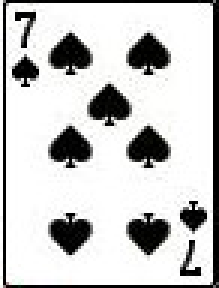
#> input picture Aula4/playing-cards-7-copas.jpg, 73 x 96 px, given in place of the camera (shown 3 times larger)
$ jupyter execute --allow-errors aula3-desafio1.ipynb   (shell and % lines are left out)   (text cells are left out)
#> lines starting #> are read from the running program, lines starting #| are printed output that depends on the picture
#> further down, image_frame is the input picture: shape (96, 73, 3); mean B, G, R 200, 200.6, 200.5
[cell 1]
import numpy as np
import matplotlib.image as mpimg
import matplotlib.pyplot as plt
import seaborn as sns
import cv2
print(cv2.__version__)

#Pop-up do Matplotlib
#%matplotlib qt

#Exibição na mesma tela do Jupyter

plt.style.use('seaborn')
sns.set_style("whitegrid", {'axes.grid' : False})

[cell 2]
def conversao_contornos(imagem):
    imagem_gray = cv2.cvtColor(imagem, cv2.COLOR_BGR2GRAY)
    imagem_gray_suavizada = cv2.GaussianBlur(imagem_gray, (7,7), 0)
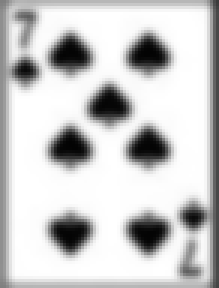
#> imagem_gray_suavizada: shape (96, 73) (shown 3 times larger); min 3, max 255, mean 202
    imagem_bordas = cv2.Canny(imagem_gray_suavizada, 20, 80)
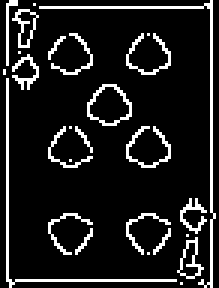
#> imagem_bordas: shape (96, 73) (shown 3 times larger); 11.6% white in thin lines or dots
    _, imagem_bordas_limiarizada = cv2.threshold(imagem_bordas, 10, 255, cv2.THRESH_BINARY_INV)
#> imagem_bordas_limiarizada: shape (96, 73); 88.4% white; black in thin lines or dots
    return imagem_bordas_limiarizada

[cell 3]
cam_capture = cv2.VideoCapture(0)

#> (the rest of this cell did not finish here and is left out)
